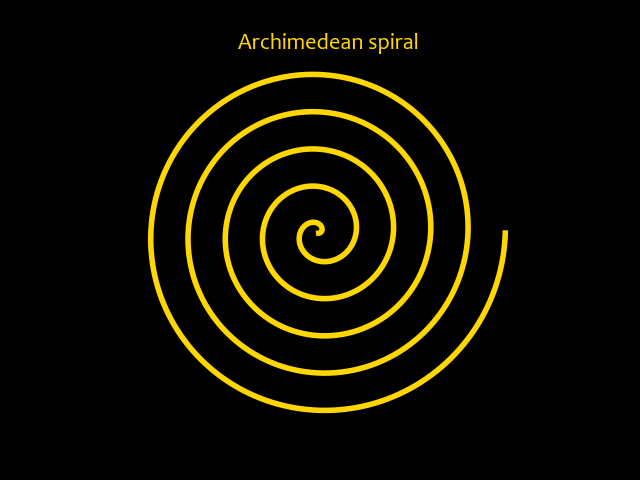

Python code for this plot:
import numpy as np
from matplotlib import pyplot as plt

# Archimedean spiral
def archimedean_spiral(number_of_rotations):
    phi = np.linspace(0, number_of_rotations*np.pi, number_of_rotations*360)
    x = np.multiply(phi, np.cos(phi))
    y = np.multiply(phi, np.sin(phi))
    return x, y

x, y = archimedean_spiral(10)

# shades of yellow
# #FFEA00 -> bright yellow
# #FFD700 -> gold

fig = plt.figure(facecolor='black')
ax = fig.add_subplot(111)

ax.set_aspect('equal')
# ax.axis('off') # I do not need turn off the axis as I have already made the figure background color black
ax.set_title('Archimedean spiral', color='#FFD700', fontsize=16, fontname='Candara')
ax.set_facecolor("black")

ax.plot(x, y, linestyle='-', linewidth=4, color='#FFD700')

fig.savefig('archimedean_spiral.png')

plt.show()
